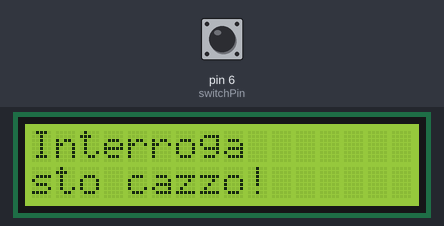
This sketch was run on a simulated Arduino Uno, built with avr-gcc and run on an emulated ATmega328P. On the bench: 16×2 character LCD. Inputs (shaded band) come from the test bench; at power-on: pin 6 (switchPin) LOW. Random numbers use the default seed unless the sketch sets one.

Above: at 1.2 s.
1.3 s: pin 6 (switchPin) pulled HIGH for 0.15 s
At 2.0 s:
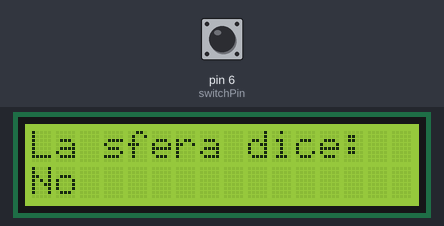
2.9 s: pin 6 (switchPin) pulled HIGH for 1 s
At 4.5 s:
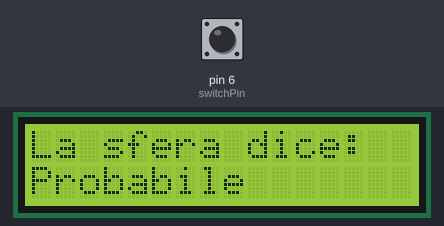
5.4 s: pin 6 (switchPin) pulsed HIGH 5 times (0.12 s each, 0.3 s apart)
At 7.1 s:
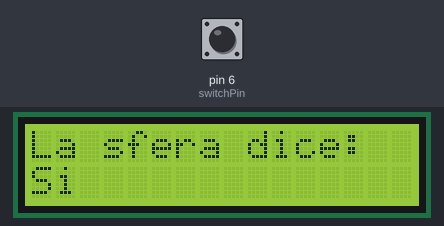
8.4 s: pin 6 (switchPin) pulled HIGH for 0.15 s
At 9.7 s:
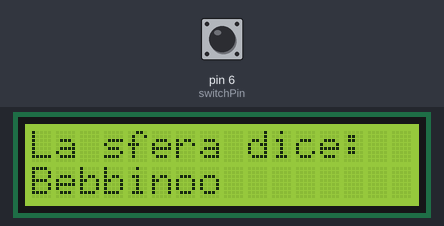
10.0 s: pin 6 (switchPin) pulled HIGH for 3.2 s
At 14.0 s:
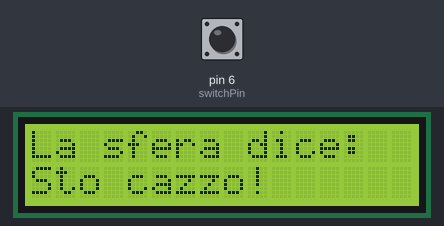
14.7 s: pin 6 (switchPin) pulled HIGH for 0.15 s
At 15.8 s:
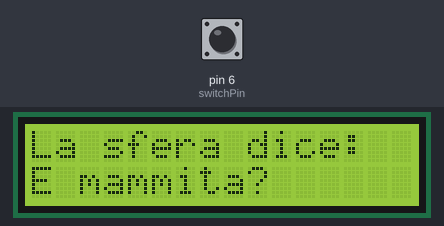
Timing chart, 0 to 17.3 s (numbered marks = the images above; inputs shaded):
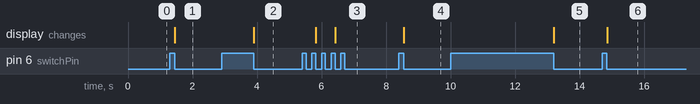

The sketch:

LCD.ino
```cpp
#include <LiquidCrystal.h>;
LiquidCrystal lcd(12, 11, 5, 4, 3, 2);
const int switchPin = 6;
int switchState = 0;
int prevSwitchState = 0;
int reply;


void setup() {
lcd.begin(16,2);

pinMode(switchPin,INPUT);

lcd.print("Interroga");

lcd.setCursor(0,1);

lcd.print("sto cazzo!");
}

void loop() {
switchState = digitalRead(switchPin);

if(switchState != prevSwitchState){
  if ( switchState == LOW ){
    reply = random(8);

    lcd.clear();
    lcd.setCursor(0, 0);
    lcd.print("La sfera dice:");
    lcd.setCursor(0,1);

    switch(reply){
      case 0:
      lcd.print("Si");
      break;
      case 1:
      lcd.print("Probabile");
      break;
      case 2:
      lcd.print("Certo");
      break;
      case 3:
      lcd.print("Sto cazzo!");
      break;
      case 4:
      lcd.print("Suca!");
      break;
      case 5:
      lcd.print("E mammita?");
      break;
      case 6:
      lcd.print("Bebbinoo");
      break;
      case 7:
      lcd.print("No");
      break;

      }
    }
  }
    prevSwitchState = switchState;
}
```

Measured:
- after the input at 1.3 s, the display: changes after 0.15 s (image 1)
- after the input at 2.9 s, the display: changes after 1.0 s (image 2)
- after the input at 5.4 s, the display: first changes after 0.43 s (image 3 shows a later state)
- after the input at 8.4 s, the display: changes after 0.16 s (image 4)
- after the input at 10.0 s, the display: changes after 3.2 s (image 5)
- after the input at 14.7 s, the display: changes after 0.16 s (image 6)
